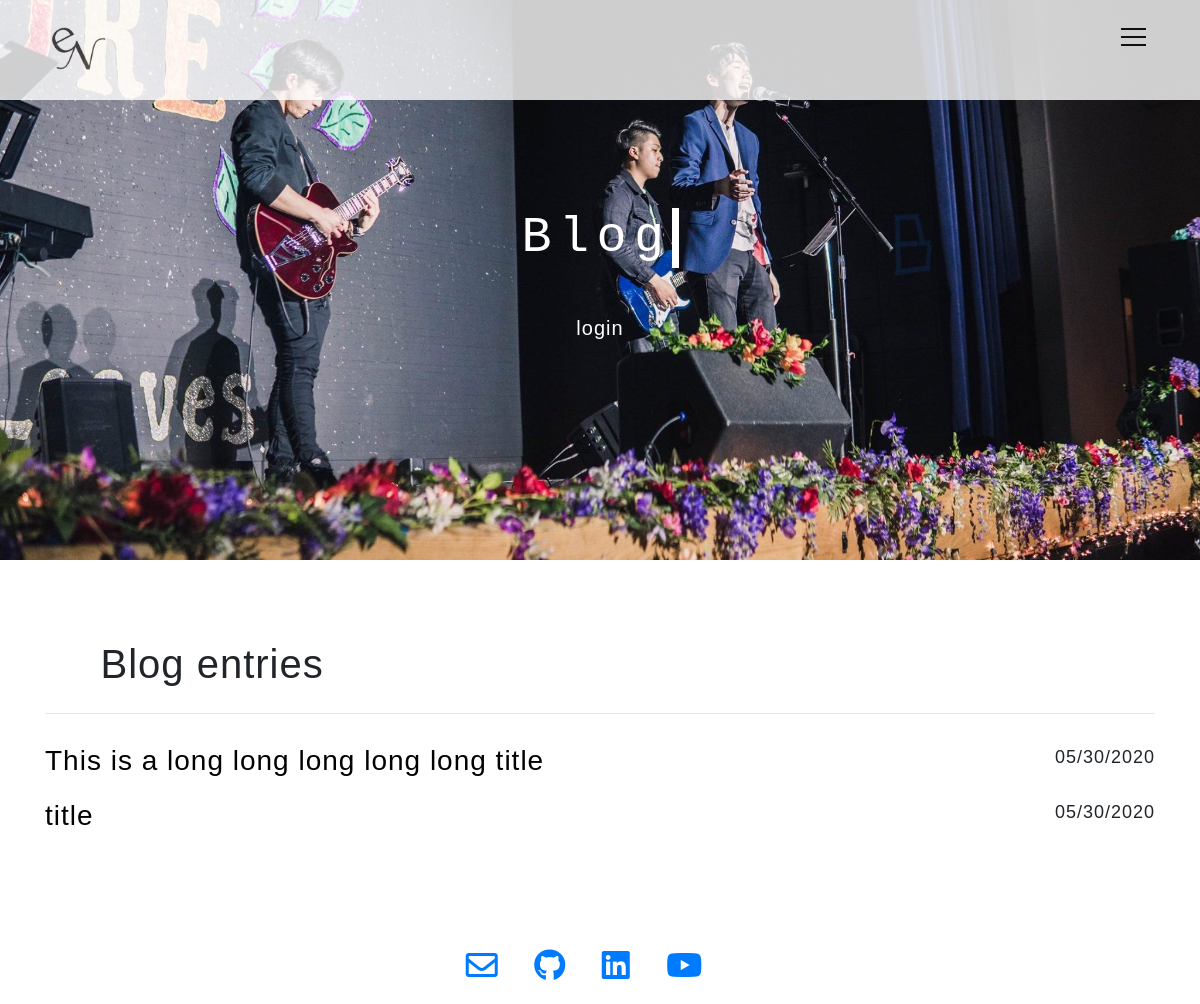
/blog/, run on an earlier commit of the app's database.
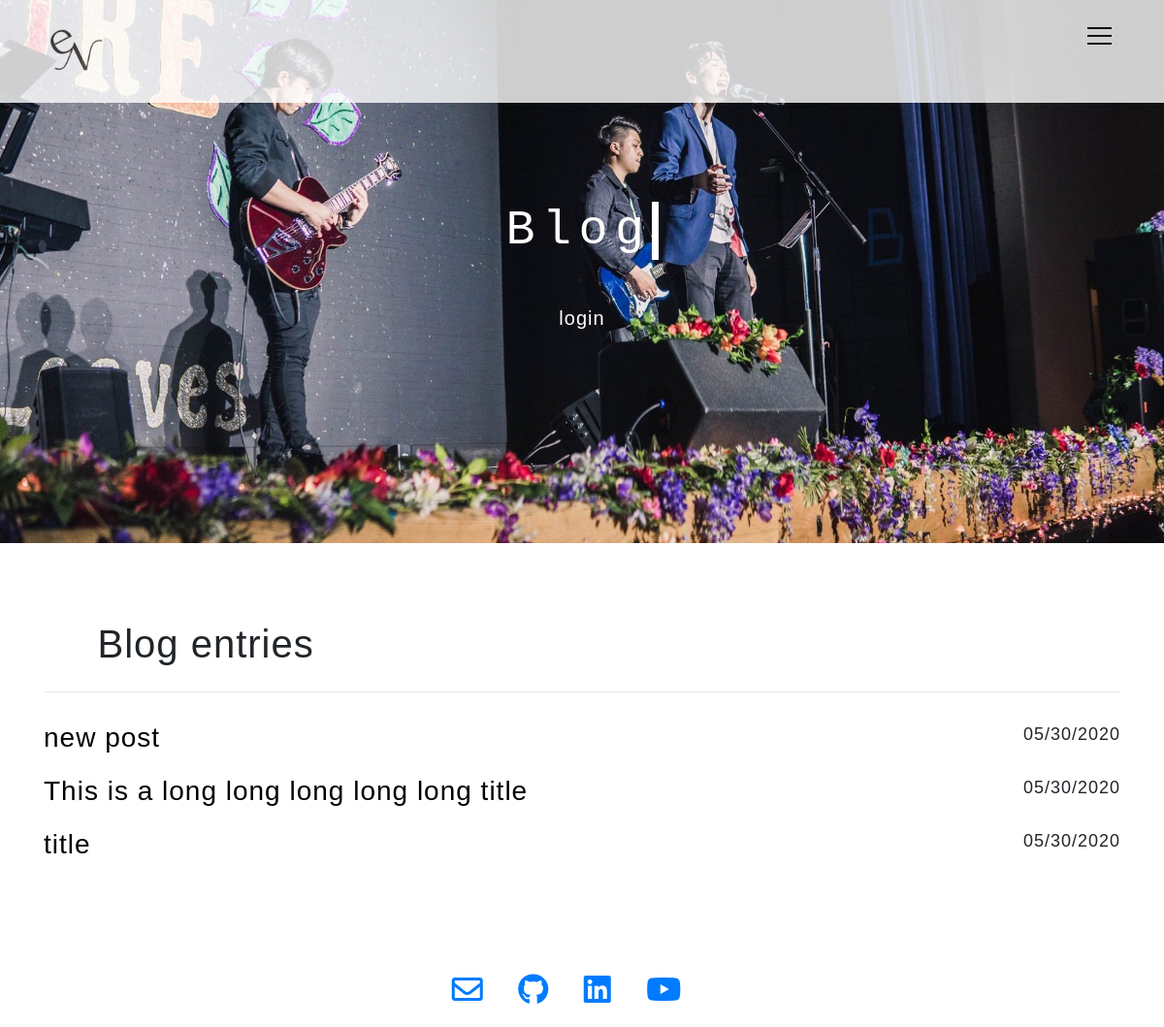
And on a later commit of the database.
### eureyuri.py (models this page shows, shortened)
class Entry(flask_db.Model):
    title = CharField()
    slug = CharField(unique=True)
    content = TextField()
    published = BooleanField(index=True)
    timestamp = DateTimeField(default=datetime.datetime.now, index=True)
    @classmethod
    def public(cls):
        return Entry.select().where(Entry.published == True)

### eureyuri.py (the view)
@app.route('/blog/')
def blog():
    search_query = request.args.get('q')
    if search_query:
        query = Entry.search(search_query)
    else:
        query = Entry.public().order_by(Entry.timestamp.desc())
    return object_list(
        'blog.html',
        query,
        search=search_query,
        check_bounds=False)

### templates/blog.html (shortened to what this page needs)
{% extends "base.html" %}
{% block head %}Blog{% endblock %}
{% block content_title %}{% if search %}Search "{{ search }}"{% else %}Blog entries{% endif %}{% endblock %}
{% block content %}
  {% for entry in object_list %}
    <h3>
      <div class="row">
        <div class="col-sm-10">
          <a class="jump_black" href="{% if entry.published %}{{ url_for('detail', slug=entry.slug) }}{% else %}{{ url_for('edit', slug=entry.slug) }}{% endif %}">
            {{ entry.title }}
          </a>
        </div>
        <div class="col-sm-2">
          <p style="float: right;"> {{ entry.timestamp.strftime('%m/%d/%Y') }}</p>
        </div>
      </div>
    </h3>
  {% else %}
    <p>No entries have been created yet.</p>
  {% endfor %}
{% endblock %}

### templates/base.html (shortened to what this page needs)
{% include "header.html" %}
  <link rel=stylesheet type=text/css href="{{ url_for('static', filename='css/secondaryPages.css') }}" />
  <header class="masthead-interests">
    <div class="container h-100">
      <div class="row h-100">
        <div class="col-lg-12 my-auto" style="margin-bottom:0px !important;">
          <div class="header-content mx-auto" style="text-align: center">
            <div class="typewriter">
              <h1 class="mb-5" style="text-align: center;">
                {% block head %}{% endblock %}
              </h1>
            </div>
          </div>
        </div>
        {% if not session.logged_in %}
          <div class="col-lg-12 my-auto" style="text-align:center; margin-top:0px!important;">
            <div class="row">
              <div class="col-sm-12">
                <h5><a class="jump" href="{{ url_for('login') }}">login</a></h5>
              </div>
            </div>
          </div>
        {% endif %}
      </div>
    </div>
  </header>
  <section class="interests">
    <div class="container-fluid" style="padding-right: 0px;
padding-left: 0px;">
      <div class="bg-0" style="padding-bottom:100px;">
        <div class="container" style="padding-bottom:50px;">
          <div class="section-heading" style="margin-left:0px; margin-right:0px;">
            <h2 style="margin-left:5%; margin-right:5%;margin-top: 30px;">
              {% block content_title %}{% endblock %}
            </h2>
            <hr>
          </div>
          {% block content %}{% endblock %}
        </div>
      </div>
    </div>
  </section>
{% include "footer.html" %}

### templates/header.html (shortened to what this page needs)
<!DOCTYPE html>
<html>
  <head>
    <link rel="stylesheet" type="text/css" href="../static/css/jquery.fullPage.css" />
    <link rel="stylesheet" href="https://use.fontawesome.com/releases/v5.8.2/css/all.css">
    <link rel="stylesheet" type=text/css href="{{ url_for('static', filename='css/bootstrap.min.css') }}" />
    <link rel="stylesheet" type=text/css href="{{ url_for('static', filename='css/navbar.css') }}" />
    <link rel="stylesheet" type=text/css href="{{ url_for('static', filename='css/footer.css') }}" />
  </head>
  <body>
    <header class="navbar">
      <div id="nav_left">
        <a href="/"><img src="{{ url_for('static', filename='images/logo.png') }}" alt=""></a>
      </div>
      <div class="hamburger" id="js_hamburger">
        <span class="hamburger_line hamburger_line1"></span>
        <span class="hamburger_line hamburger_line2"></span>
        <span class="hamburger_line hamburger_line3"></span>
      </div>
    </header>

### templates/footer.html (shortened to what this page needs)
    <footer class="footer">
      <a href="mailto: eureynoguchi@gmail.com" target="_blank"><i class="far fa-envelope fa-2x"></i></a>
      <a href="https://github.com/eureyuri" target="_blank"><i class="fab fa-github fa-2x"></i></a>
      <a href="https://www.linkedin.com/in/eurey-noguchi/" target="_blank"><i class="fab fa-linkedin fa-2x"></i></a>
      <a href="https://www.youtube.com/channel/UCOScmlJ9J2xpLwuOYQu4n9Q" target="_blank"><i class="fab fa-youtube fa-2x"></i></a>
    </footer>
  </body>
</html>

### static/css/navbar.css (style rules this page uses)
html, body { font-family: 'Montserrat', sans-serif; width: 100%; height: 100%; overflow-x: hidden; }
div img { width: 160px; height: auto; }
.navbar { position: fixed; top: 0px; width: 100%; height: 10%; display: flex; flex-wrap: nowrap; z-index: 100; background-color: white; opacity: 0.8; padding: 0 30px; }
#nav_left { position: absolute; left: 40px; }
#nav_left img { height: 9vh; width: auto; }
.hamburger { position: absolute; right: 40px; top: 2vh; width: 50px; height: 50px; cursor: pointer; z-index: 300; }
.hamburger_line { position: absolute; left: 11px; width: 25px; height: 2px; background-color: #111; transition: all .6s; }
.hamburger_line1 { top: 12px; }
.hamburger_line2 { top: 20px; }
.hamburger_line3 { top: 28px; }

### static/css/footer.css (style rules this page uses)
.footer { position: fixed; left: 0; bottom: 20px; width: 100%; background-color: transparent; text-align: center; }
i { display: inline-block; margin-right: 1em; }

### static/css/secondaryPages.css (style rules this page uses)
body { scroll-behavior: smooth; }
.jump { position: relative; display: inline-block; font-weight: 300; color: #007bff; overflow: hidden; background: linear-gradient(to right, #007bff, #007bff 50%, white 50%); background-clip: text; -webkit-background-clip: text; -webkit-text-fill-color: transparent; background-size: 200% 100%; background-position: 100%; transition: background-position 275ms ease; }
.jump_black { position: relative; display: inline-block; font-weight: 300; color: #007bff; overflow: hidden; background: linear-gradient(to right, #007bff, #007bff 50%, black 50%); background-clip: text; -webkit-background-clip: text; -webkit-text-fill-color: transparent; background-size: 200% 100%; background-position: 100%; transition: background-position 275ms ease; }
hr { margin: 25px auto 0; border-width: 1px; border-color: rgba(34, 34, 34, 0.1); }
h1, h2, h3, h4, h5, h6 { font-family: 'Catamaran', 'Helvetica', 'Arial', 'sans-serif'; font-weight: 200; letter-spacing: 1px; }
p { font-size: 18px; line-height: 1.5; margin-bottom: 20px; }
section { padding: 50px 0; padding-bottom: 0px; }
section h2 { font-size: 40px; }
header .header-content { color: white; }
header.masthead-about, header.masthead-work, header.masthead-interests { position: relative; width: 100%; padding-top: 150px; padding-bottom: 100px; background-size: cover; }
header.masthead-interests { background-image: url("../images/cover_interests2.jpg"); background-position: center top; }
header.masthead-about .header-content, header.masthead-work .header-content, header.masthead-interests .header-content { max-width: 500px; margin-bottom: 100px; text-align: center; }
header.masthead-about .header-content h1, header.masthead-work .header-content h1, header.masthead-interests .header-content h1 { font-size: 30px; }
@media (min-width: 992px) { header.masthead-about, header.masthead-work, header.masthead-interests { height: 70vh; padding-top: 0; padding-bottom: 0; } }
@media (min-width: 992px) { header.masthead-about .header-content, header.masthead-work .header-content, header.masthead-interests .header-content { margin-bottom: 0; text-align: left; } }
@media (min-width: 992px) { header.masthead-about .header-content h1, header.masthead-work .header-content h1, header.masthead-interests .header-content h1 { font-size: 50px; } }
section.about .section-heading, section.work .section-heading, section.interests .section-heading { margin-bottom: 30px; margin-left: 5%; margin-right: 5%; }
section.about .section-heading h2, section.work .section-heading h2, section.interests .section-heading h2 { margin-top: 0; }
.typewriter h1 { width: fit-content; color: #fff; font-family: monospace; overflow: hidden; border-right: .15em solid white; white-space: nowrap; margin: 0 auto; letter-spacing: .15em; animation: typing 1s steps(70, end), blink-caret .75s step-end infinite; }

What changed in the data, as far as the page shows it:
added Entry: title "new post", timestamp "05/30/2020"
